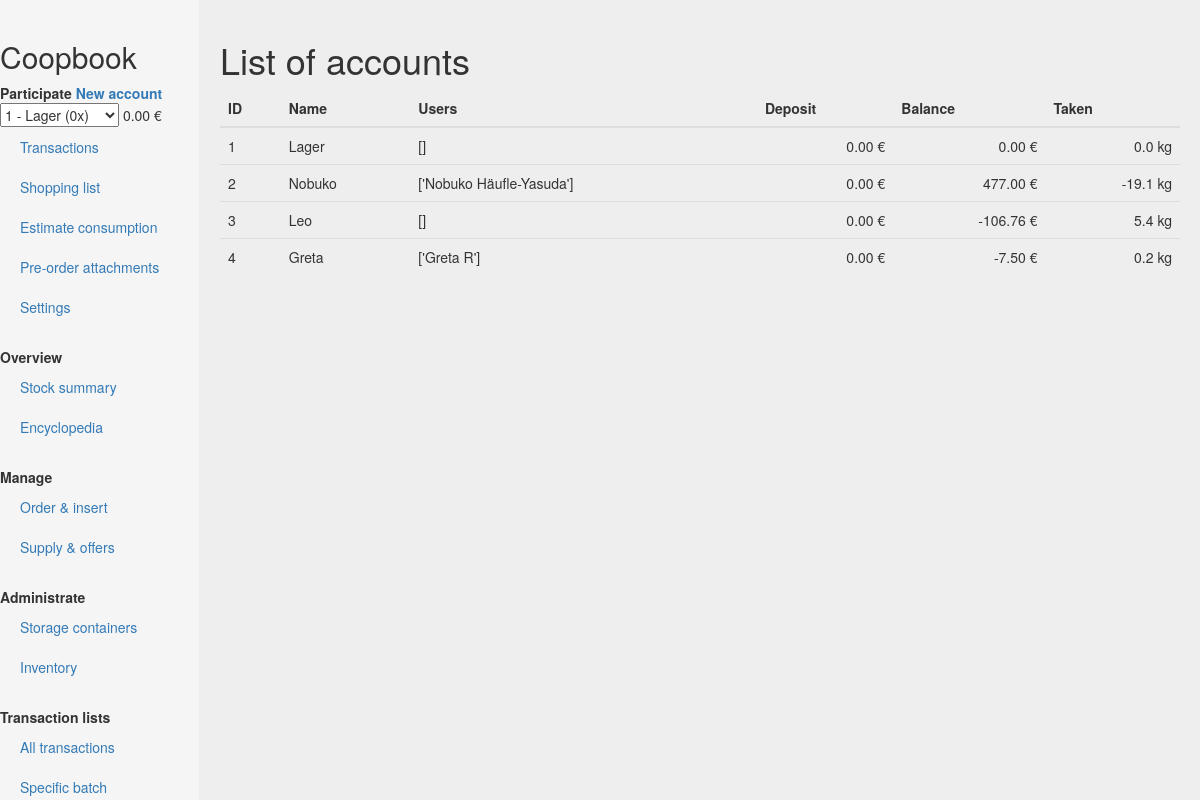
The app's page /accountlist with its own data.
### core/models.py (models this page shows, shortened)
class Account(models.Model):
    name = models.CharField(max_length=50, default="")
    users = models.ManyToManyField('User', blank=True)
    deposit = models.FloatField(default=0) #MoneyField;
    balance = models.FloatField(default=0) #MoneyField;
    taken = models.FloatField(default=0)
    def __str__(self):
        rate = self.calc_rate(datetime=datetime.datetime.now())
        return "{} - {} ({}x)".format(str(self.id), self.name, rate)
    def calc_rate(self, datetime):
        current_phases = AccPayPhase.objects.filter(account = self.id).filter(Q(start=None)|Q(start__lte=datetime)).filter(Q(end=None)|Q(end__gte=datetime))
        if not current_phases:
            rate = 0
        else:
            rate = 1
            for payphase in current_phases:
                rate = rate * payphase.rate
        return rate
    @property
    def users_str(self):
        users = self.users.all()
        usernames = []
        for user in users:
            usernames.append(user.name)
        return "{}".format(usernames)
    @property
    def balance_str(self):
        self.calc_balance()
        return "{} €".format(format(self.balance,'.2f'))
    def calc_balance(self):
        balance = 0
        charges = Charge.objects.filter(account=self)
        for charge in charges:
            if charge.to_balance == True:
                balance += charge.value
            else:
                pass
        self.balance = balance
        self.save()
    @property
    def deposit_str(self):
        self.calc_deposit()
        return "{} €".format(format(self.deposit,'.2f'))
    def calc_deposit(self):
        deposit = 0
        charges = Charge.objects.filter(account=self)
        for charge in charges:
            if charge.to_balance == False:
                deposit += charge.value
            else:
                pass
        self.deposit = deposit
        self.save()
    @property
    def taken_str(self):
        self.calc_taken()
        return "{} kg".format(format(self.taken,'.1f'))
    def calc_taken(self):
        taken = 0
        takings = Taking.objects.filter(originator_account=self)
        restitutions = Restitution.objects.filter(originator_account=self)
        for taking in takings:
            taken += taking.amount * taking.batch.unit.weight/1000
        for restitution in restitutions:
            taken -= restitution.amount * restitution.batch.unit.weight/1000
        self.taken = taken
        self.save()

class User(models.Model):
    name = models.CharField(max_length=50)
    active = models.BooleanField(default=True)
    comment = models.TextField(blank=True)
    accounts = models.ManyToManyField('Account', blank=True)

class Charge(models.Model):
    transaction = models.ForeignKey('Transaction')
    account = models.ForeignKey('Account')
    value = models.FloatField(default=0) # MoneyField
    to_balance = models.BooleanField(default=True) # false = to deposit
    date = models.DateField()

class Transaction(models.Model):
    originator_account = models.ForeignKey('Account', related_name="originator_account")
    entered_by_user = models.ForeignKey('User') # Person who typed in the transaction
    date = models.DateField()
    entry_date = models.DateField(auto_now_add=True) # Date when transaction is entered into the system
    amount = models.FloatField()
    comment = models.TextField(blank=True)
    value = models.FloatField(default=0, blank=True, null=True)
    status = models.ForeignKey('TransactionStatus', blank=True, null=True)
    transaction_type = models.ForeignKey('TransactionType', blank=True, null=True)

class BatchTransaction(Transaction):
    batch = models.ForeignKey('Batch')

class Batch(models.Model):
    name = models.CharField(max_length=100)
    description = models.TextField(blank=True)
    comment = models.TextField(blank=True)
    consumable = models.ForeignKey('Consumable', blank=True, null=True)
    supplier = models.ForeignKey('Supplier', blank=True, null=True)
    owner_account = models.ForeignKey('Account')
    unit = models.ForeignKey('Unit', blank=True, null=True)
    price = models.FloatField() #MoneyField;
    production_date = models.DateField(blank=True, null=True) # date of production, harvest, or purchase (for devices: start of warranty)
    purchase_date = models.DateField(blank=True, null=True) # date of production, harvest, or purchase (for devices: start of warranty)
    date_of_expiry = models.DateField(blank=True, null=True) # durability date; resp. for devices: end of service life, e.g. end of warranty
    exhaustion_date = models.DateField(blank=True, null=True) # the date when the stock is likely to be used-up
    stock = models.FloatField(default=0) # the exact amount in stock (desired value according to transitions)
    monthly_consumption = models.FloatField(default=0) # per month
    monthly_consumption_calcdate = models.DateField(blank=True, null=True) # date when monthly consumption was last calculated
    consumption_evaluation = models.TextField(blank=True) # enum ?
    taken = models.FloatField(default=0)
    parcel_approx = models.FloatField(default=0)
    special_density = models.FloatField(default=0)

class Unit(models.Model):
    full_name = models.CharField(max_length=100)
    abbr = models.CharField(max_length=100) # abbreviation of the unit, important for the display
    plural = models.CharField(max_length=100, blank=True, default='') # how the unit shall be called in the plural
    contents = models.CharField(max_length=100, blank=True, default='') # Only for non-continuous units for which the contents shouldn't be displayed in the anchor unit, e.g. "250 ml" if the anchor unit is grams.
    weight = models.FloatField(null=True, blank=True) # in grams resp. anchor unit
    continuous = models.BooleanField() # True for bulk units like kg or L if the goods get weighed. False
    def display(self, amount, show_contents=True):
        """
        Returns a string consisting of an amount, the unit (prn plural) and the contents of the unit (can be deactivated)
        The string may be used in batch/consumable information (stock, average etc) and as transaction description.
        Examples:  "2 bottles per 500 ml"; "1 package per 200 g"; "1.390 kg"
        """
        if self.continuous == True:
            return "{} {}".format(format(amount, '.3f'), self.abbr)
        else:
            if not self.contents == '' and show_contents == True:
                cont = " per {}".format(self.contents)
            else:
                cont = ""
            if not amount == 1 and not self.plural == '':
                return "{} {}{}".format(format(amount, '.0f'), self.plural, cont)
            else:
                return "{} {}{}".format(format(amount, '.0f'), self.abbr, cont)

### core/views.py (the view)
# urls.py: url(r'^accountlist$', views.accountlist),
def accountlist(request):
    g_context = global_context(request)
    template = loader.get_template('core/accountlist.html')
    accounts = Account.objects.all()
    accountlist = sorted(list(accounts), key=lambda t: t.id)
    context = {"accountlist" : accountlist}
    return HttpResponse(template.render({**g_context, **context}, request))

### core/views.py (called while the page is built)
def global_context(request):
    accounts = Account.objects.all()
    global selected_account
    balance = selected_account.balance_str
    current_path = request.get_full_path()
    context = {"accounts": accounts, "balance" : balance, "selected_account" : selected_account, "current_path" : current_path, }
    return context

### core/templates/core/accountlist.html (shortened to what this page needs)
{% extends "core/base.html" %}
{% block heading %}List of accounts{% endblock %}
{% block content %}
<table class="table">
          <thead>
            <th>ID</th>
            <th>Name</th>
            <th>Users</th>
            <th align=right>Deposit</th>
            <th align=right>Balance</th>
            <th align=right>Taken</th>
          </thead>
          <tbody>
          {% for account in accountlist %}
            <tr>
              <td>{{ account.id }}</td>
              <td>{{ account.name }}</td>
              <td>{{ account.users_str }}</td>
              <td align=right>{{ account.deposit_str }} </td>
              <td align=right>{{ account.balance_str }}</td>
              <td align=right>{{ account.taken_str }}</td>
            </tr>
          {% endfor %}
          </tbody>
        </table>
{% endblock %}

### records on screen
Account: id "1", name "Lager", users_str "[]", deposit_str "0.00 €", balance_str "0.00 €", taken_str "0.0 kg"
Account: id "2", name "Nobuko", users_str "['Nobuko Häufle-Yasuda']", deposit_str "0.00 €", balance_str "477.00 €", taken_str "-19.1 kg"
Account: id "3", name "Leo", users_str "[]", deposit_str "0.00 €", balance_str "-106.76 €", taken_str "5.4 kg"
Account: id "4", name "Greta", users_str "['Greta R']", deposit_str "0.00 €", balance_str "-7.50 €", taken_str "0.2 kg"

### other values on screen
{{ balance }} "0.00 €"
form field account_id "1 - Lager (0x)"
